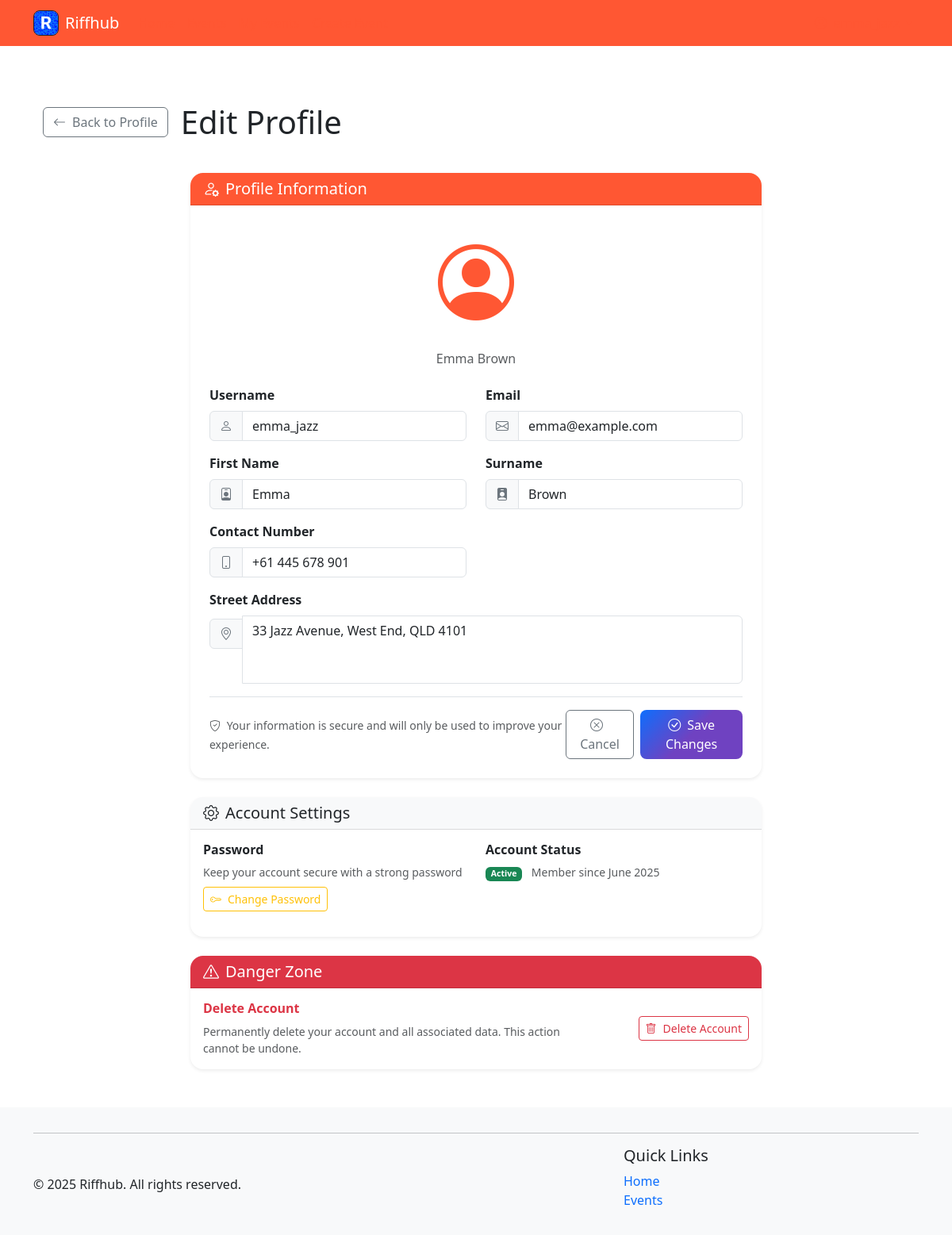
/auth/profile/edit (signed in), run on the app's committed database.
### riffhub/models.py (models this page shows, shortened)
class User(db.Model):
    __tablename__ = 'users'
    id = db.Column(db.Integer, primary_key=True)
    username = db.Column(db.String(80), unique=True, nullable=False)
    email = db.Column(db.String(120), unique=True, nullable=False)
    password_hash = db.Column(db.String(128), nullable=False)
    first_name = db.Column(db.String(50), nullable=False)
    surname = db.Column(db.String(50), nullable=False)
    contact_number = db.Column(db.String(20), nullable=False)
    street_address = db.Column(db.Text, nullable=False)
    created_at = db.Column(db.DateTime, default=datetime.utcnow)
    events = db.relationship('Event', backref='organizer', lazy='dynamic', cascade='all, delete-orphan')
    orders = db.relationship('Order', backref='user', lazy='dynamic', cascade='all, delete-orphan')
    comments = db.relationship('Comment', backref='user', lazy='dynamic', cascade='all, delete-orphan')
    genres = db.relationship('Genre', backref='user', lazy='dynamic', cascade='all, delete-orphan')
    @property
    def password(self):
        raise AttributeError('password is not a readable attribute')
    @property
    def full_name(self):
        return f"{self.first_name} {self.surname}"

### riffhub/blueprints/auth/routes.py (the view, shortened to what this page needs)
@bp.route('/profile/edit', methods=['GET', 'POST'])
def edit_profile():
    if 'user_id' not in session:
        flash('Please log in to access your profile', 'danger')
        return redirect(url_for('auth.login'))
    user = User.query.get_or_404(session['user_id'])
    form = ProfileEditForm(obj=user)
    return render_template('edit_profile.html', form=form, user=user)

### riffhub/forms.py
class ProfileEditForm(FlaskForm):
    username = StringField("Username", validators=[
        DataRequired(),
        Length(min=3, max=80, message="Username must be between 3 and 80 characters")
    ])
    email = EmailField("Email", validators=[DataRequired()])
    first_name = StringField("First Name", validators=[
        DataRequired(),
        Length(min=1, max=50, message="First name must be between 1 and 50 characters")
    ])
    surname = StringField("Surname", validators=[
        DataRequired(),
        Length(min=1, max=50, message="Surname must be between 1 and 50 characters")
    ])
    contact_number = StringField("Contact Number", validators=[
        DataRequired(),
        Length(min=10, max=20, message="Contact number must be between 10 and 20 characters"),
        Regexp(r'^[\d\s\-\+\(\)]+$', message="Contact number can only contain digits, spaces, hyphens, plus signs, and parentheses")
    ])
    street_address = TextAreaField("Street Address", validators=[
        DataRequired(),
        Length(min=5, max=200, message="Street address must be between 5 and 200 characters")
    ])
    submit = SubmitField("Update Profile")

### riffhub/helpers.py (called while the page is built)
def utility_processor():
    def format_date(date_str):
        try:
            if isinstance(date_str, str):
                date_obj = datetime.strptime(date_str, '%Y-%m-%d')
                return date_obj.strftime('%B %d, %Y')
            return date_str.strftime('%B %d, %Y')
        except:
            return date_str
    return dict(format_date=format_date, now=datetime.now())

### riffhub/blueprints/auth/templates/edit_profile.html (shortened to what this page needs)
{% extends 'base.html' %}
{% import 'macros.html' as macros %}
{% block content %}
<div class="container my-5">
    <div class="row mb-4">
        <div class="col-12">
            <div class="d-flex align-items-center mb-3">
                <a href="{{ url_for('auth.profile') }}" class="btn btn-outline-secondary me-3">
                    <i class="bi bi-arrow-left me-2"></i>Back to Profile
                </a>
                <h1 class="mb-0">Edit Profile</h1>
            </div>
        </div>
    </div>
    <div class="row justify-content-center">
        <div class="col-lg-8">
            <div class="card shadow-sm">
                <div class="card-header bg-primary text-white">
                    <h5 class="mb-0">
                        <i class="bi bi-person-gear me-2"></i>Profile Information
                    </h5>
                </div>
                <div class="card-body p-4">
                    <form method="POST" enctype="multipart/form-data">
                        <div class="text-center mb-4">
                            <div class="profile-avatar-large mb-3">
                                <i class="bi bi-person-circle text-primary"></i>
                            </div>
                            <h6 class="text-muted">{{ user.full_name }}</h6>
                        </div>
                        <div class="row">
                            <div class="col-md-6 mb-3">
                                {{ form.username.label(class="form-label fw-bold") }}
                                <div class="input-group">
                                    <span class="input-group-text">
                                        <i class="bi bi-person"></i>
                                    </span>
                                    {{ form.username(class="form-control" + (" is-invalid" if form.username.errors else
                                    "")) }}
                                </div>
                            </div>
                            <div class="col-md-6 mb-3">
                                {{ form.email.label(class="form-label fw-bold") }}
                                <div class="input-group">
                                    <span class="input-group-text">
                                        <i class="bi bi-envelope"></i>
                                    </span>
                                    {{ form.email(class="form-control" + (" is-invalid" if form.email.errors else ""))
                                    }}
                                </div>
                            </div>
                        </div>
                        <div class="row">
                            <div class="col-md-6 mb-3">
                                {{ form.first_name.label(class="form-label fw-bold") }}
                                <div class="input-group">
                                    <span class="input-group-text">
                                        <i class="bi bi-person-badge"></i>
                                    </span>
                                    {{ form.first_name(class="form-control" + (" is-invalid" if form.first_name.errors
                                    else "")) }}
                                </div>
                            </div>
                            <div class="col-md-6 mb-3">
                                {{ form.surname.label(class="form-label fw-bold") }}
                                <div class="input-group">
                                    <span class="input-group-text">
                                        <i class="bi bi-person-badge-fill"></i>
                                    </span>
                                    {{ form.surname(class="form-control" + (" is-invalid" if form.surname.errors else
                                    "")) }}
                                </div>
                            </div>
                        </div>
                        <div class="row">
                            <div class="col-md-6 mb-3">
                                {{ form.contact_number.label(class="form-label fw-bold") }}
                                <div class="input-group">
                                    <span class="input-group-text">
                                        <i class="bi bi-phone"></i>
                                    </span>
                                    {{ form.contact_number(class="form-control" + (" is-invalid" if
                                    form.contact_number.errors else ""), placeholder="+1 (555) 123-4567") }}
                                </div>
                            </div>
                        </div>
                        <div class="mb-3">
                            {{ form.street_address.label(class="form-label fw-bold") }}
                            <div class="input-group">
                                <span class="input-group-text align-self-start mt-1">
                                    <i class="bi bi-geo-alt"></i>
                                </span>
                                {{ form.street_address(class="form-control" + (" is-invalid" if
                                form.street_address.errors else ""), rows="3", placeholder="123 Main Street, City,
                                State/Province, Country") }}
                            </div>
                        </div>
                        <div class="d-flex justify-content-between align-items-center pt-3 border-top">
                            <div>
                                <small class="text-muted">
                                    <i class="bi bi-shield-check me-1"></i>
                                    Your information is secure and will only be used to improve your experience.
                                </small>
                            </div>
                            <div class="d-flex gap-2">
                                <a href="{{ url_for('auth.profile') }}" class="btn btn-outline-secondary">
                                    <i class="bi bi-x-circle me-2"></i>Cancel
                                </a>
                                <button type="submit" class="btn btn-primary">
                                    <i class="bi bi-check-circle me-2"></i>Save Changes
                                </button>
                            </div>
                        </div>
                    </form>
                </div>
            </div>
            <div class="card shadow-sm mt-4">
                <div class="card-header bg-light">
                    <h5 class="mb-0">
                        <i class="bi bi-gear me-2"></i>Account Settings
                    </h5>
                </div>
                <div class="card-body">
                    <div class="row">
                        <div class="col-md-6 mb-3">
                            <h6 class="fw-bold">Password</h6>
                            <p class="text-muted small mb-2">Keep your account secure with a strong password</p>
                            <a href="{{ url_for('auth.change_password') }}" class="btn btn-outline-warning btn-sm">
                                <i class="bi bi-key me-2"></i>Change Password
                            </a>
                        </div>
                        <div class="col-md-6 mb-3">
                            <h6 class="fw-bold">Account Status</h6>
                            <p class="text-muted small mb-2">
                                <span class="badge bg-success me-2">Active</span>
                                Member since {{ user.created_at.strftime('%B %Y') }}
                            </p>
                        </div>
                    </div>
                </div>
            </div>
            <div class="card shadow-sm mt-4 border-danger">
                <div class="card-header bg-danger text-white">
                    <h5 class="mb-0">
                        <i class="bi bi-exclamation-triangle me-2"></i>Danger Zone
                    </h5>
                </div>
                <div class="card-body">
                    <div class="row align-items-center">
                        <div class="col-md-8">
                            <h6 class="fw-bold text-danger">Delete Account</h6>
                            <p class="text-muted small mb-0">
                                Permanently delete your account and all associated data. This action cannot be undone.
                            </p>
                        </div>
                        <div class="col-md-4 text-end">
                            <button type="button" class="btn btn-outline-danger btn-sm" data-bs-toggle="modal"
                                data-bs-target="#deleteAccountModal">
                                <i class="bi bi-trash me-2"></i>Delete Account
                            </button>
                        </div>
                    </div>
                </div>
            </div>
        </div>
    </div>
</div>
{% endblock %}

### .utils/ass_2_reference/static/style/styles.css (style rules this page uses)
:root { --brand-primary: #ff5733; --brand-highlight: #ff7300; }
body { text-decoration: none; }
textarea { resize: none; }
.bg-primary { background-color: var(--brand-primary) !important; }
.text-primary { color: var(--brand-primary) !important; }
.btn-primary { background-color: var(--brand-primary); border-color: var(--brand-primary); }

### riffhub/blueprints/auth/templates/edit_profile.html (style rules this page uses)
.profile-avatar-large { font-size: 6rem; color: #0d6efd; }
.card { border: none; border-radius: 1rem; }
.card-header { border-radius: 1rem 1rem 0 0 !important; border-bottom: 1px solid rgba(0, 0, 0, .125); }
.input-group-text { background-color: #f8f9fa; border-color: #dee2e6; color: #6c757d; }
.btn-primary { background: linear-gradient(135deg, #0d6efd 0%, #6f42c1 50%); border: none; border-radius: 0.5rem; }
.shadow-sm { box-shadow: 0 0.125rem 0.25rem rgba(0, 0, 0, 0.075) !important; }
.border-danger { border-color: #dc3545 !important; }

### riffhub/templates/base.html (style rules this page uses)
.flex-wrapper { min-height: 100vh; display: flex; flex-direction: column; }

### data on the page
User: full_name "Emma Brown", username "emma_jazz", email "emma@example.com", first_name "Emma", surname "Brown", contact_number "+61 445 678 901", street_address "33 Jazz Avenue, West End, QLD 4101", created_at "June 2025"
